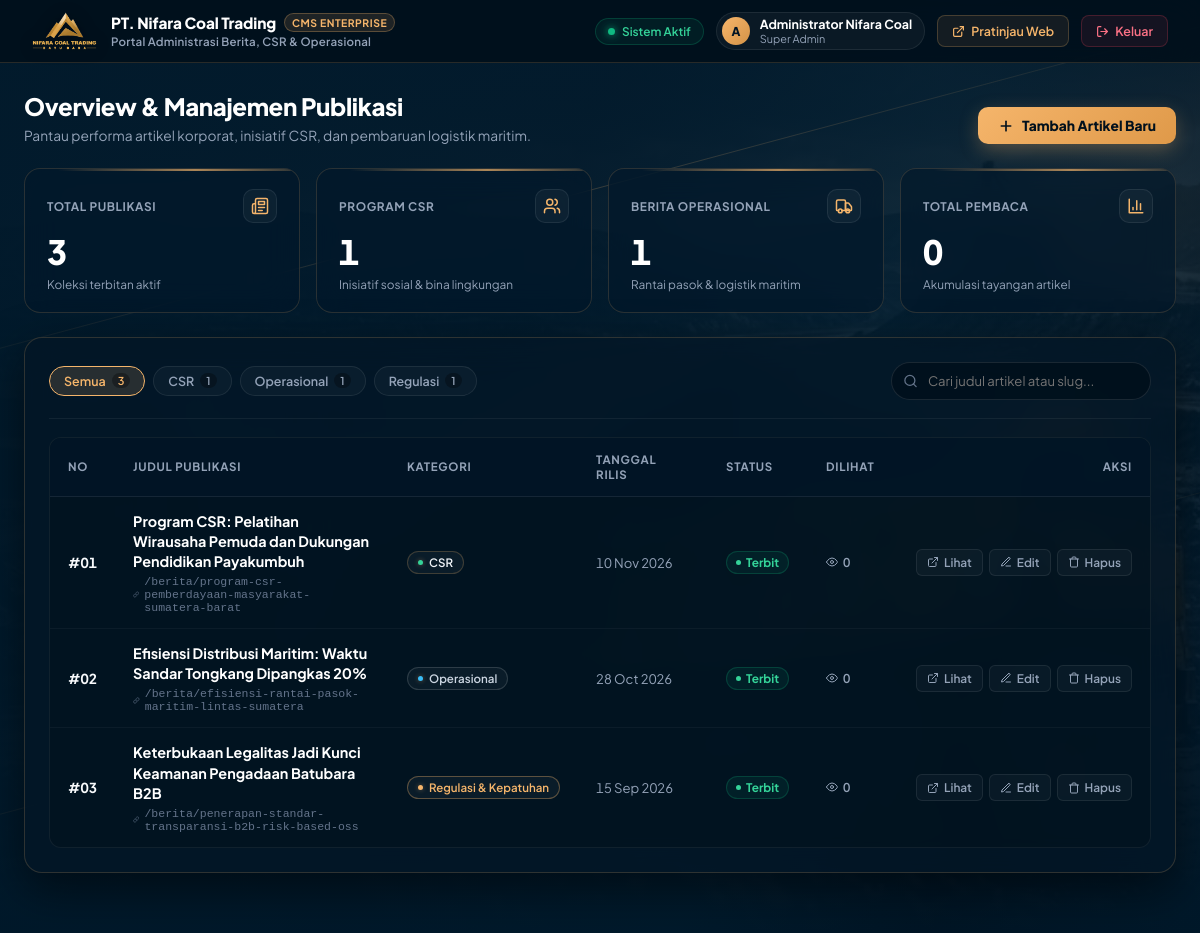
The page /website_php/admin/dashboard.php (signed in) on the database its author committed.
### tables this page shows
CREATE TABLE IF NOT EXISTS `articles` (
  `id` int(11) NOT NULL AUTO_INCREMENT,
  `title` varchar(255) NOT NULL,
  `slug` varchar(255) NOT NULL,
  `category` varchar(100) NOT NULL DEFAULT 'Berita',
  `excerpt` text NOT NULL,
  `content` longtext NOT NULL,
  `image` varchar(255) DEFAULT NULL,
  `author` varchar(100) DEFAULT 'PT. Nifara Coal Trading',
  `status` enum('published','draft') NOT NULL DEFAULT 'published',
  `views` int(11) NOT NULL DEFAULT 0,
  `created_at` datetime NOT NULL DEFAULT CURRENT_TIMESTAMP,
  `updated_at` datetime NOT NULL DEFAULT CURRENT_TIMESTAMP ON UPDATE CURRENT_TIMESTAMP,
  PRIMARY KEY (`id`),
  UNIQUE KEY `slug_unique` (`slug`),
  KEY `idx_category` (`category`),
  KEY `idx_status_created` (`status`,`created_at`)
);

### website_php/admin/dashboard.php (the view, shortened to what this page needs)
<?php
$db = getDB();
$stmt = $db->query("SELECT * FROM articles ORDER BY created_at DESC");
$articles = $stmt->fetchAll();
$totalArticles = count($articles);
$csrCount = 0;
$opCount = 0;
$regCount = 0;
$totalViews = 0;
foreach ($articles as $a) {
    if ($a['category'] === 'CSR') $csrCount++;
    elseif ($a['category'] === 'Operasional') $opCount++;
    else $regCount++;
    $totalViews += (int)($a['views'] ?? 0);
}
?>
<!DOCTYPE html>
<html lang="id">
<head>
  <link rel="stylesheet" href="../assets/css/admin.css">
</head>
<body class="admin-body">
<div class="dashboard-hero-bg" aria-hidden="true">
  <img src="../img/hero.jpg" alt="" class="dashboard-hero-img" fetchpriority="high">
  <div class="dashboard-hero-scrim"></div>
  <div class="dashboard-geo-stripes">
    <span class="geo-stripe s1"></span>
    <span class="geo-stripe s2"></span>
  </div>
</div>
<header class="admin-header">
  <a href="dashboard.php" class="admin-brand">
    <img src="../assets/images/logo.png" alt="PT. Nifara Coal Trading Logo">
    <div class="admin-brand-meta">
      <span class="admin-brand-title">
        PT. Nifara Coal Trading
        <span class="brand-badge">CMS Enterprise</span>
      </span>
      <span class="admin-brand-sub">Portal Administrasi Berita, CSR &amp; Operasional</span>
    </div>
  </a>
  <div class="admin-user-menu">
    <div class="sys-health-pill" title="Koneksi server dan basis data aktif normal">
      <span class="health-pulse-dot"></span>
      <span>Sistem Aktif</span>
    </div>
    <div class="user-chip">
      <div class="user-avatar"><?= strtoupper(substr($_SESSION['admin_name'] ?? 'A', 0, 1)) ?></div>
      <div class="user-info">
        <span class="user-name"><?= htmlspecialchars($_SESSION['admin_name'] ?? 'Administrator') ?></span>
        <span class="user-role">Super Admin</span>
      </div>
    </div>
    <a href="../index.php" target="_blank" class="nav-action-btn nav-preview-btn">
      <svg width="13" height="13" viewBox="0 0 24 24" fill="none" stroke="currentColor" stroke-width="2.2" stroke-linecap="round" stroke-linejoin="round">
        <path d="M18 13v6a2 2 0 0 1-2 2H5a2 2 0 0 1-2-2V8a2 2 0 0 1 2-2h6"></path>
        <polyline points="15 3 21 3 21 9"></polyline>
        <line x1="10" y1="14" x2="21" y2="3"></line>
      </svg>
      <span>Pratinjau Web</span>
    </a>
    <a href="logout.php" class="nav-action-btn nav-logout-btn">
      <svg width="13" height="13" viewBox="0 0 24 24" fill="none" stroke="currentColor" stroke-width="2.2" stroke-linecap="round" stroke-linejoin="round">
        <path d="M9 21H5a2 2 0 0 1-2-2V5a2 2 0 0 1 2-2h4"></path>
        <polyline points="16 17 21 12 16 7"></polyline>
        <line x1="21" y1="12" x2="9" y2="12"></line>
      </svg>
      <span>Keluar</span>
    </a>
  </div>
</header>
<main id="main" class="admin-container" tabindex="-1">
  <div class="dashboard-hero">
    <div class="dashboard-title-wrap">
      <h1>Overview &amp; Manajemen Publikasi</h1>
      <p>Pantau performa artikel korporat, inisiatif CSR, dan pembaruan logistik maritim.</p>
    </div>
    <a href="artikel-tambah.php" class="btn-create-article">
      <svg width="16" height="16" viewBox="0 0 24 24" fill="none" stroke="currentColor" stroke-width="2.5" stroke-linecap="round" stroke-linejoin="round">
        <line x1="12" y1="5" x2="12" y2="19"></line>
        <line x1="5" y1="12" x2="19" y2="12"></line>
      </svg>
      <span>Tambah Artikel Baru</span>
    </a>
  </div>
  <div class="metrics-grid">
    <div class="metric-card" style="--card-accent: var(--admin-gold);">
      <div class="metric-head">
        <span class="metric-label">Total Publikasi</span>
        <div class="metric-icon-wrap" style="color: var(--admin-gold);">
        </div>
      </div>
      <div class="metric-val"><?= $totalArticles ?></div>
      <div class="metric-sub">Koleksi terbitan aktif</div>
    </div>
    <div class="metric-card" style="--card-accent: var(--admin-gold);">
      <div class="metric-head">
        <span class="metric-label">Program CSR</span>
        <div class="metric-icon-wrap" style="color: var(--admin-gold);">
        </div>
      </div>
      <div class="metric-val"><?= $csrCount ?></div>
      <div class="metric-sub">Inisiatif sosial &amp; bina lingkungan</div>
    </div>
    <div class="metric-card" style="--card-accent: var(--admin-gold);">
      <div class="metric-head">
        <span class="metric-label">Berita Operasional</span>
        <div class="metric-icon-wrap" style="color: var(--admin-gold);">
        </div>
      </div>
      <div class="metric-val"><?= $opCount ?></div>
      <div class="metric-sub">Rantai pasok &amp; logistik maritim</div>
    </div>
    <div class="metric-card" style="--card-accent: var(--admin-gold);">
      <div class="metric-head">
        <span class="metric-label">Total Pembaca</span>
        <div class="metric-icon-wrap" style="color: var(--admin-gold);">
          <svg width="18" height="18" viewBox="0 0 24 24" fill="none" stroke="currentColor" stroke-width="2" stroke-linecap="round" stroke-linejoin="round">
            <path d="M3 3v18h18"></path>
            <path d="M18 17V9"></path><path d="M13 17V5"></path><path d="M8 17v-3"></path>
          </svg>
        </div>
      </div>
      <div class="metric-val"><?= number_format($totalViews) ?></div>
      <div class="metric-sub">Akumulasi tayangan artikel</div>
    </div>
  </div>
  <div class="admin-card">
    <div class="toolbar-row">
      <div class="filter-pills" role="tablist" aria-label="Filter Kategori">
        <button type="button" class="filter-btn active" role="tab" id="tab-cat-all" aria-selected="true" aria-controls="articlesTable" tabindex="0" data-category="ALL">
          <span>Semua</span>
          <span class="filter-count" id="countAll"><?= $totalArticles ?></span>
        </button>
        <button type="button" class="filter-btn" role="tab" id="tab-cat-csr" aria-selected="false" aria-controls="articlesTable" tabindex="-1" data-category="CSR">
          <span>CSR</span>
          <span class="filter-count"><?= $csrCount ?></span>
        </button>
        <button type="button" class="filter-btn" role="tab" id="tab-cat-op" aria-selected="false" aria-controls="articlesTable" tabindex="-1" data-category="Operasional">
          <span>Operasional</span>
          <span class="filter-count"><?= $opCount ?></span>
        </button>
        <?php if ($regCount > 0): ?>
          <button type="button" class="filter-btn" role="tab" id="tab-cat-reg" aria-selected="false" aria-controls="articlesTable" tabindex="-1" data-category="Regulasi">
            <span>Regulasi</span>
            <span class="filter-count"><?= $regCount ?></span>
          </button>
        <?php endif; ?>
      </div>
      <div class="search-box-wrap">
        <span class="search-icon" aria-hidden="true">
          <svg width="15" height="15" viewBox="0 0 24 24" fill="none" stroke="currentColor" stroke-width="2" stroke-linecap="round" stroke-linejoin="round">
            <circle cx="11" cy="11" r="8"></circle>
            <line x1="21" y1="21" x2="16.65" y2="16.65"></line>
          </svg>
        </span>
        <input type="text" id="articleSearchInput" class="search-input" placeholder="Cari judul artikel atau slug..." aria-label="Cari artikel">
      </div>
    </div>
    <?php if (empty($articles)): ?>
      <div style="text-align: center; color: #94a3b8; padding: 50px 20px;">
        <svg width="48" height="48" viewBox="0 0 24 24" fill="none" stroke="currentColor" stroke-width="1.5" style="margin-bottom: 12px; opacity: 0.5;">
          <path d="M14 2H6a2 2 0 0 0-2 2v16a2 2 0 0 0 2 2h12a2 2 0 0 0 2-2V8z"></path>
          <polyline points="14 2 14 8 20 8"></polyline>
        </svg>
        <p style="margin: 0; font-size: 0.95rem;">Belum ada artikel publikasi yang terdaftar.</p>
        <p style="margin: 6px 0 0; font-size: 0.8rem; color: #64748b;">Klik tombol di atas untuk membuat artikel pertama Anda.</p>
      </div>
    <?php else: ?>
      <div class="table-responsive">
        <table class="admin-table" id="articlesTable">
          <thead>
            <tr>
              <th style="width: 50px;">No</th>
              <th>Judul Publikasi</th>
              <th style="width: 140px;">Kategori</th>
              <th style="width: 130px;">Tanggal Rilis</th>
              <th style="width: 100px;">Status</th>
              <th style="width: 90px;">Dilihat</th>
              <th style="width: 185px; text-align: right;">Aksi</th>
            </tr>
          </thead>
          <tbody>
            <?php foreach ($articles as $idx => $art): ?>
              <tr class="article-row" data-title="<?= strtolower(htmlspecialchars($art['title'])) ?>" data-slug="<?= strtolower(htmlspecialchars($art['slug'])) ?>" data-category="<?= htmlspecialchars($art['category']) ?>">
                <td class="col-idx">#<?= sprintf('%02d', $idx + 1) ?></td>
                <td class="art-title-cell">
                  <a href="../berita/detail.php?slug=<?= urlencode($art['slug']) ?>" target="_blank" class="art-title-link">
                    <?= htmlspecialchars($art['title']) ?>
                  </a>
                  <div class="art-slug-box">
                    <svg width="11" height="11" viewBox="0 0 24 24" fill="none" stroke="currentColor" stroke-width="2" stroke-linecap="round" stroke-linejoin="round">
                      <path d="M10 13a5 5 0 0 0 7.54.54l3-3a5 5 0 0 0-7.07-7.07l-1.72 1.71"></path>
                      <path d="M14 11a5 5 0 0 0-7.54-.54l-3 3a5 5 0 0 0 7.07 7.07l1.71-1.71"></path>
                    </svg>
                    <span>/berita/<?= htmlspecialchars($art['slug']) ?></span>
                  </div>
                </td>
                <td>
                  <?php if ($art['category'] === 'CSR'): ?>
                    <span class="badge-cat badge-csr"><span class="badge-dot"></span>CSR</span>
                  <?php elseif ($art['category'] === 'Operasional'): ?>
                    <span class="badge-cat badge-op"><span class="badge-dot"></span>Operasional</span>
                  <?php else: ?>
                    <span class="badge-cat badge-reg"><span class="badge-dot"></span><?= htmlspecialchars($art['category']) ?></span>
                  <?php endif; ?>
                </td>
                <td>
                  <span style="color: #94a3b8; font-size: 0.82rem; white-space: nowrap; font-variant-numeric: tabular-nums;">
                    <?= date('d M Y', strtotime($art['created_at'])) ?>
                  </span>
                </td>
                <td>
                  <span class="status-pill">
                    <span class="status-pill-dot"></span>
                    <span>Terbit</span>
                  </span>
                </td>
                <td>
                  <span class="views-chip">
                    <svg width="12" height="12" viewBox="0 0 24 24" fill="none" stroke="currentColor" stroke-width="2" stroke-linecap="round" stroke-linejoin="round">
                      <path d="M1 12s4-8 11-8 11 8 11 8-4 8-11 8-11-8-11-8z"></path>
                      <circle cx="12" cy="12" r="3"></circle>
                    </svg>
                    <span><?= number_format($art['views']) ?></span>
                  </span>
                </td>
                <td>
                  <div class="action-group">
                    <a href="../berita/detail.php?slug=<?= urlencode($art['slug']) ?>" target="_blank" class="btn-action btn-action-view" title="Lihat di Website">
                      <svg width="12" height="12" viewBox="0 0 24 24" fill="none" stroke="currentColor" stroke-width="2" stroke-linecap="round" stroke-linejoin="round">
                        <path d="M18 13v6a2 2 0 0 1-2 2H5a2 2 0 0 1-2-2V8a2 2 0 0 1 2-2h6"></path>
                        <polyline points="15 3 21 3 21 9"></polyline>
                        <line x1="10" y1="14" x2="21" y2="3"></line>
                      </svg>
                      <span>Lihat</span>
                    </a>
                    <a href="artikel-edit.php?id=<?= $art['id'] ?>" class="btn-action btn-action-edit" title="Edit Artikel">
                      <svg width="12" height="12" viewBox="0 0 24 24" fill="none" stroke="currentColor" stroke-width="2" stroke-linecap="round" stroke-linejoin="round">
                        <path d="M12 20h9"></path>
                        <path d="M16.5 3.5a2.121 2.121 0 0 1 3 3L7 19l-4 1 1-4L16.5 3.5z"></path>
                      </svg>
                      <span>Edit</span>
                    </a>
                    <form method="POST" action="artikel-hapus.php" class="form-action-delete" onsubmit="return confirm('Apakah Anda yakin ingin menghapus artikel ini? Tindakan ini tidak dapat dibatalkan.');">
                      <button type="submit" class="btn-action btn-action-delete" title="Hapus Artikel">
                        <svg width="12" height="12" viewBox="0 0 24 24" fill="none" stroke="currentColor" stroke-width="2" stroke-linecap="round" stroke-linejoin="round">
                          <polyline points="3 6 5 6 21 6"></polyline>
                          <path d="M19 6v14a2 2 0 0 1-2 2H7a2 2 0 0 1-2-2V6m3 0V4a2 2 0 0 1 2-2h4a2 2 0 0 1 2 2v2"></path>
                        </svg>
                        <span>Hapus</span>
                      </button>
                    </form>
                  </div>
                </td>
              </tr>
            <?php endforeach; ?>
          </tbody>
        </table>
      </div>
    <?php endif; ?>
  </div>
</main>
</body>
</html>

### rows shown on the page
articles: title "Program CSR: Pelatihan Wirausaha Pemuda dan Dukungan Pendidikan Payakumbuh", slug "program-csr-pemberdayaan-masyarakat-sumatera-barat", category "CSR" (drawn), created_at "10 Nov 2026", views "0"
articles: title "Efisiensi Distribusi Maritim: Waktu Sandar Tongkang Dipangkas 20%", slug "efisiensi-rantai-pasok-maritim-lintas-sumatera", category "Operasional" (drawn), created_at "28 Oct 2026", views "0"
articles: title "Keterbukaan Legalitas Jadi Kunci Keamanan Pengadaan Batubara B2B", slug "penerapan-standar-transparansi-b2b-risk-based-oss", category "Regulasi & Kepatuhan", created_at "15 Sep 2026", views "0"

### other values the page prints
substr($_SESSION['admin_name'] ?? 'A', 0, 1) "A"
$_SESSION['admin_name'] "Administrator Nifara Coal"
$totalArticles "3"
$csrCount "1"
$opCount "1"
$totalViews "0"
$regCount "1"
